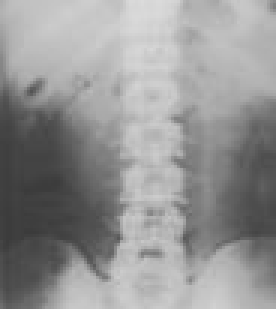
#> input picture irma100/COX_1891.jpg, 92 x 103 px, found by its file name (shown 3 times larger)
$ python canny_feature.py   (Python 2 division)
#> lines starting #> are read from the running program, lines starting #| are printed output that depends on the picture
import scipy.ndimage as ndi
import scipy
import numpy
import Image
import math
import constants
import cv, cv2
from math import pi

def canny(imgfile):

#> called with imgfile = 'irma100/COX_1891.jpg'
    sigma = 4

    f = imgfile
    img = Image.open(f).convert('L')                                          #grayscale
#> img is the input picture: PIL image 92x103 L; min 59, max 219, mean 147.8
    img = img.resize((constants.CANNY_RESIZE_WIDTH, constants.CANNY_RESIZE_HEIGHT), Image.NEAREST)     #resize para evitar errores
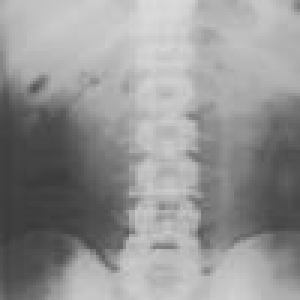
#> img: PIL image 100x100 L (shown 3 times larger); min 59, max 219, mean 147.8
    imgdata = numpy.array(img, dtype = float)
    G = ndi.filters.gaussian_filter(imgdata, sigma)                           #gaussian low pass filter
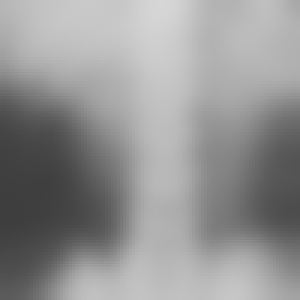
#> G: shape (100, 100) float64 (shown 3 times larger); min 62.26, max 214.3, mean 147.8

    sobelout = Image.new('L', img.size)                                       #empty image
#> sobelout: PIL image 100x100 L; every value is 0
    gradx = numpy.array(sobelout, dtype = float)
#> gradx: shape (100, 100) float64; every value is 0
    grady = numpy.array(sobelout, dtype = float)

    sobel_x = [[-1,0,1],
               [-2,0,2],
               [-1,0,1]]
    sobel_y = [[-1,-2,-1],
               [0,0,0],
               [1,2,1]]

    width = img.size[1]
#> width = 100
    height = img.size[0]
#> height = 100

#calculate |G| and dir(G)

    for x in range(1, width-1):
        for y in range(1, height-1):
            px = (sobel_x[0][0] * G[x-1][y-1]) + (sobel_x[0][1] * G[x][y-1]) + \
                (sobel_x[0][2] * G[x+1][y-1]) + (sobel_x[1][0] * G[x-1][y]) + \
                (sobel_x[1][1] * G[x][y]) + (sobel_x[1][2] * G[x+1][y]) + \
                (sobel_x[2][0] * G[x-1][y+1]) + (sobel_x[2][1] * G[x][y+1]) + \
                (sobel_x[2][2] * G[x+1][y+1])

            py = (sobel_y[0][0] * G[x-1][y-1]) + (sobel_y[0][1] * G[x][y-1]) + \
                (sobel_y[0][2] * G[x+1][y-1]) + (sobel_y[1][0] * G[x-1][y]) + \
                (sobel_y[1][1] * G[x][y]) + (sobel_y[1][2] * G[x+1][y]) + \
                (sobel_y[2][0] * G[x-1][y+1]) + (sobel_y[2][1] * G[x][y+1]) + \
                (sobel_y[2][2] * G[x+1][y+1])
            gradx[x][y] = px
            grady[x][y] = py
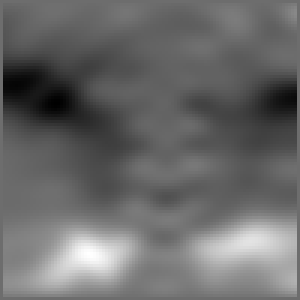
#> gradx: shape (100, 100) float64 (shown 3 times larger); min -48.39, max 63.85, mean -1.7; drawn with min black and max white
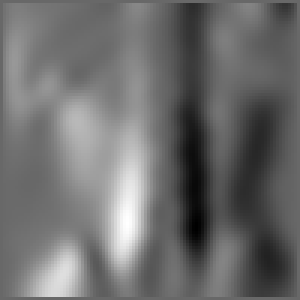
#> grady: shape (100, 100) float64 (shown 3 times larger); min -46.53, max 66.5, mean 2.2; drawn with min black and max white

#> (the run stopped early here; a loop or call above may not have finished)
